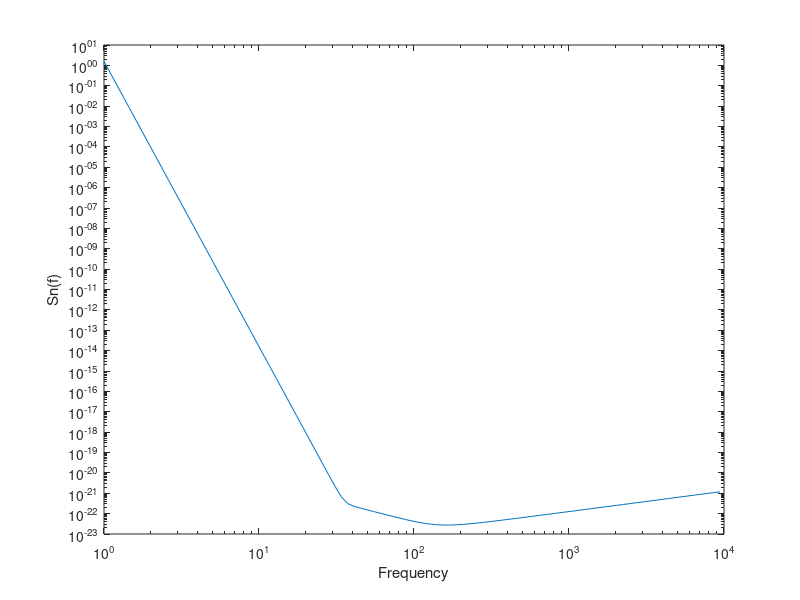
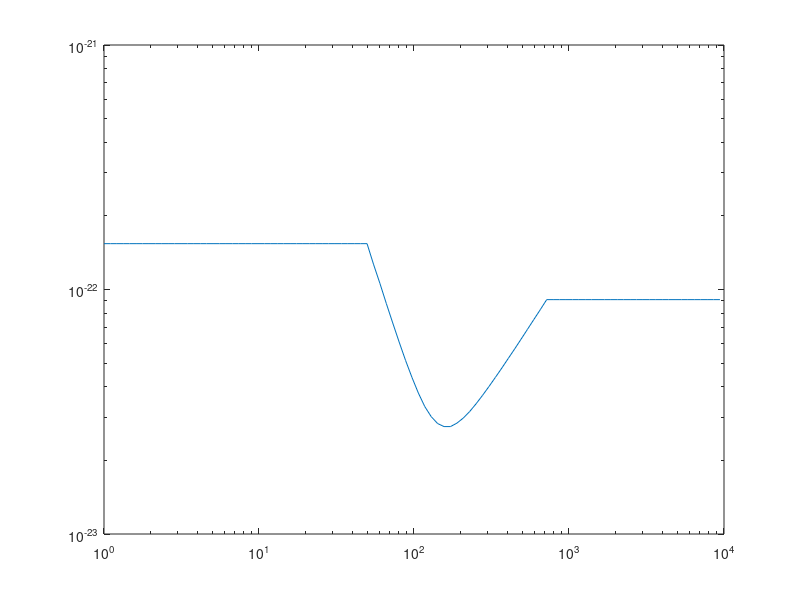

Write the MATLAB code that produced these figures, in order. (Note: this script raises an error after producing the figures.)
%% Simulating the coloured noise for LIGO
% LIGO sensitivity data 
y = load('iLIGOSensitivity.txt','-ascii');
whos y
figure
loglog(y(:,1),y(:,2))
xlabel('Frequency')
ylabel('Sn(f)')


L = length(y);
% For f<= 50Hz, S_n(f)=S_n(f=50)
y(1:41,2) = y(42,2);
% For f>= 700Hz, S_n(f)=S_n(f=700)
y(71:L,2) = y(70,2);

figure
loglog(y(:,1),y(:,2))
%Sampling frequency for noise realization
sampFreq = 4096;
%Number of samples to generate
nSamples = 16384;
%Time samples
timeVec = (0:(nSamples-1))/sampFreq;
% Filter order
fltrOrdr = 50;
% Generate a WGN realization and pass it through the designed filter
outNoise = colnoisegen(nSamples,y,fltrOrdr,sampFreq);
% Plot the colored noise realization
figure;
plot(timeVec,outNoise);
% Estimate the PSD
figure;
pwelch(outNoise, 512,[],[],sampFreq);
